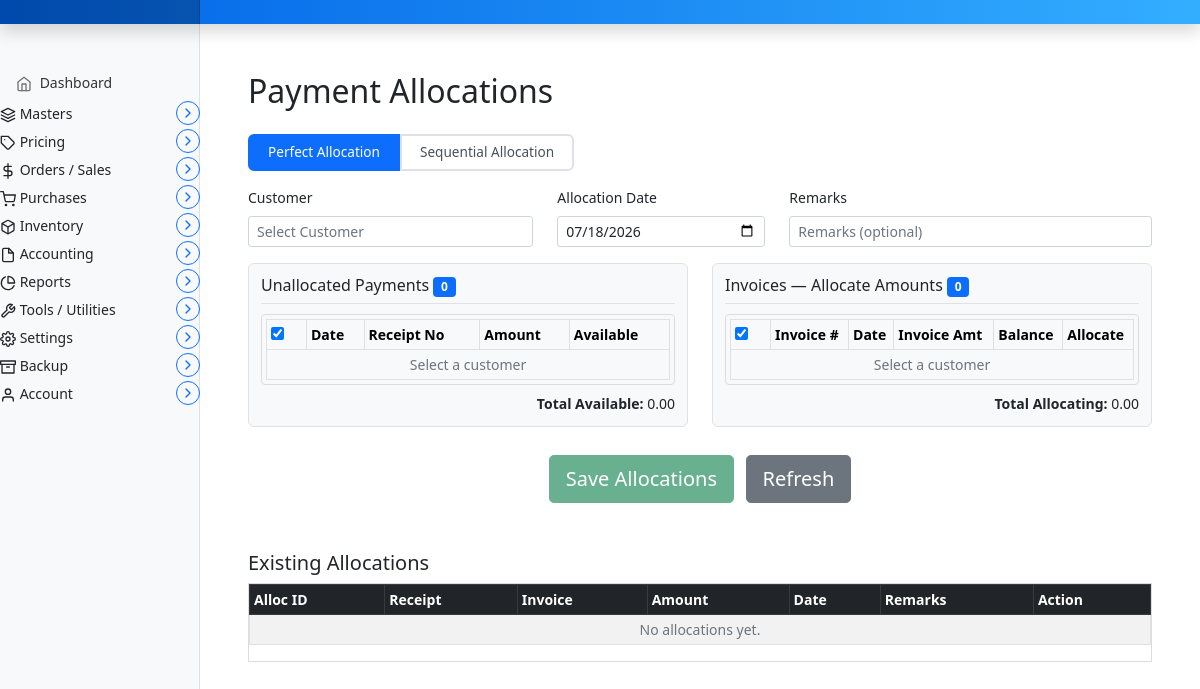
/invoice/payment-allocations, run on an earlier commit of the app's database.
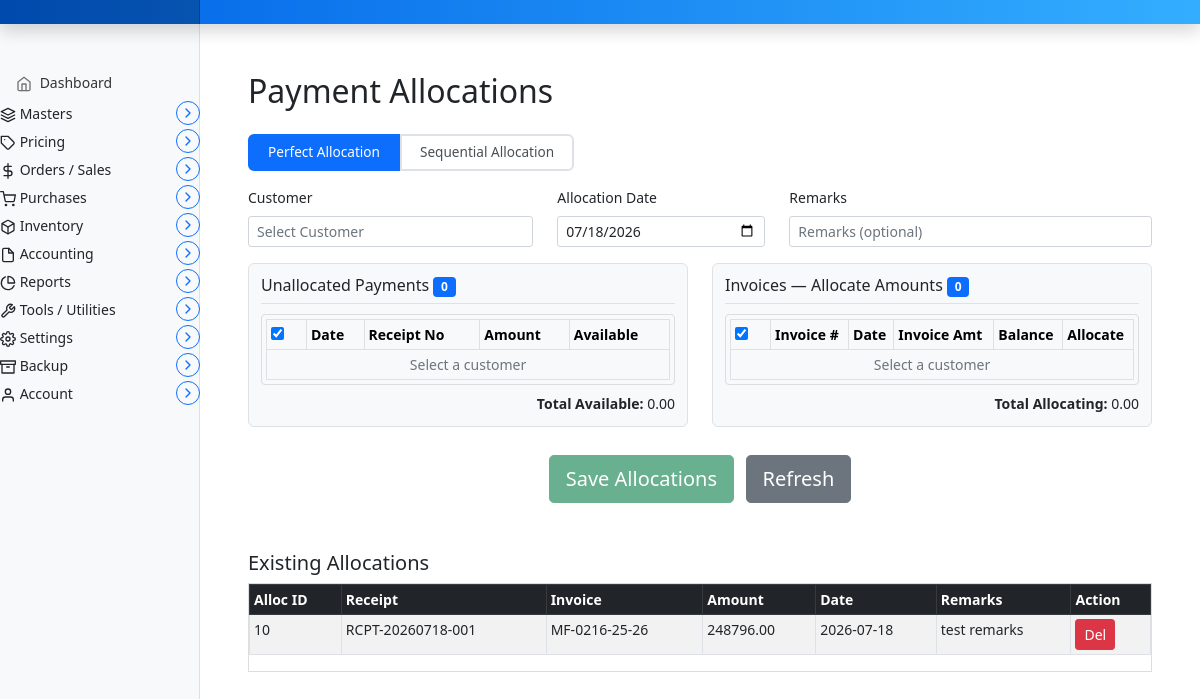
And on a later commit of the database.
### marania_invoice_app/models.py (models this page shows, shortened)
class PaymentAllocation(models.Model):
    allocation_id = models.AutoField(primary_key=True)
    payment = models.ForeignKey(
        PaymentReceipt, on_delete=models.CASCADE,
        related_name='allocations', db_constraint=False)
    invoice = models.ForeignKey(
        Invoice, on_delete=models.DO_NOTHING,
        related_name='payment_allocations', db_constraint=False,
        to_field='invoice_number')
    allocated_amount = models.DecimalField(max_digits=18, decimal_places=2)
    allocation_date = models.DateField()
    remarks = models.TextField(blank=True, null=True)
    updated_at = models.DateTimeField(auto_now=True)
    class Meta:
        ordering = ['-allocation_date']

class PaymentReceipt(models.Model):
    PAYMENT_MODE_CHOICES = [
        ('Cash', 'Cash'), ('Bank', 'Bank'),
        ('Cheque', 'Cheque'), ('UPI', 'UPI'),
    ]
    ALLOCATION_STATUS_CHOICES = [
        ('Unallocated', 'Unallocated'),
        ('Partially Allocated', 'Partially Allocated'),
        ('Fully Allocated', 'Fully Allocated'),
    ]
    payment_id = models.AutoField(primary_key=True)
    receipt_no = models.CharField(max_length=50, unique=True)
    customer = models.ForeignKey(
        Parties, to_field='code', on_delete=models.DO_NOTHING,
        related_name='payment_receipts', db_constraint=False)
    payment_date = models.DateField()
    total_received = models.DecimalField(max_digits=18, decimal_places=2)
    payment_mode = models.CharField(max_length=20, choices=PAYMENT_MODE_CHOICES)
    reference_no = models.CharField(max_length=100, blank=True, null=True)
    allocation_status = models.CharField(
        max_length=20, choices=ALLOCATION_STATUS_CHOICES, default='Unallocated')
    remarks = models.TextField(blank=True, null=True)
    updated_at = models.DateTimeField(auto_now=True)
    class Meta:
        ordering = ['-payment_date']

class Invoice(models.Model):
    invoice_date = models.DateField(null=True, blank=True, default=date.today)
    invoice_number = models.CharField(max_length=50, unique=True, null=True)
    customer_code = models.CharField(max_length=50, unique=False, null=True)
    customer_name = models.CharField(max_length=100, null=True)
    customer_gst = models.CharField(max_length=20, null=True, blank=True)
    customer_address = models.TextField(null=True, blank=True)
    customer_contact = models.CharField(max_length=30, null=True, blank=True)
    customer_email = models.EmailField(null=True, blank=True)
    ship_to_customer_code = models.CharField(max_length=50, unique=False, null=True)
    ship_to_customer_name = models.CharField(max_length=100, null=True)
    ship_to_customer_gst = models.CharField(max_length=20, null=True, blank=True)
    ship_to_customer_address = models.TextField(null=True, blank=True)
    ship_to_customer_contact = models.CharField(max_length=30, null=True, blank=True)
    ship_to_customer_email = models.EmailField(null=True, blank=True)
    dispatched_through = models.CharField(max_length=100, null=True, blank=True)
    destination = models.CharField(max_length=200, null=True, blank=True)
    vehicle_name_number = models.CharField(max_length=100, null=True, blank=True)
    transporter_gst = models.CharField(max_length=100, null=True, blank=True)
    quantity_total  = models.DecimalField(max_digits=10, decimal_places=2, blank=True, null=True, default=Decimal('0.00'))
    subtotal = models.DecimalField(max_digits=14, decimal_places=2, default=Decimal('0.00'))
    cgst_amount = models.DecimalField(max_digits=14, decimal_places=2, default=Decimal('0.00'))
    sgst_amount = models.DecimalField(max_digits=14, decimal_places=2, default=Decimal('0.00'))
    igst_amount = models.DecimalField(max_digits=14, decimal_places=2, default=Decimal('0.00'))
    round_off = models.DecimalField(max_digits=10, decimal_places=2, default=Decimal('0.00'))
    gross_total = models.DecimalField(max_digits=14, decimal_places=2, default=Decimal('0.00'))
    remark = models.CharField(max_length=1024, null=True, blank=True,default="")

### marania_invoice_app/views.py (the view, shortened to what this page needs)
# urls.py: path('payment-allocations', views.payment_allocation_entry, name='payment_allocation_entry'),
def payment_allocation_entry(request):
    parties = Parties.objects.all()
    payments_qs = PaymentReceipt.objects.all()
    payment_data = []
    for p in payments_qs:
        total_alloc = PaymentAllocation.objects.filter(
            payment=p
        ).aggregate(total=Sum('allocated_amount'))['total'] or 0
        available = p.total_received - total_alloc
        if available > 0:
            payment_data.append({
                'payment_id': p.payment_id,
                'receipt_no': p.receipt_no or '',
                'payment_date': str(p.payment_date) if p.payment_date else '',
                'customer': str(p.customer) if p.customer else '',
                'customer_code': p.customer.code if p.customer else '',
                'total_received': str(p.total_received),
                'available': str(available),
            })
    invoices_qs = Invoice.objects.all()
    invoice_data = []
    for inv in invoices_qs:
        total_alloc = PaymentAllocation.objects.filter(
            invoice=inv
        ).aggregate(total=Sum('allocated_amount'))['total'] or 0
        balance = inv.gross_total - total_alloc
        if balance > 0:
            invoice_data.append({
                'invoice_number': inv.invoice_number or '',
                'invoice_date': str(inv.invoice_date) if inv.invoice_date else '',
                'customer_code': inv.customer_code or '',
                'gross_total': str(inv.gross_total),
                'balance': str(balance),
            })
    existing_allocations = PaymentAllocation.objects.select_related('payment', 'invoice').all()
    return render(request, 'marania_invoice_app/payment_allocation_entry.html', {
        'parties': parties,
        'payment_data_json': json.dumps(payment_data),
        'invoice_data_json': json.dumps(invoice_data),
        'existing_allocations': existing_allocations,
    })

### marania_invoice_app/models.py (called while the page is built)
    def __str__(self):
        return f"{self.code}-{self.name}"

### templates/marania_invoice_app/payment_allocation_entry.html (shortened to what the changed rows need)
{% extends 'partials/base.html' %}
{% load static %}
{% block main %}
<main class="col-md-9 ms-sm-auto col-lg-10 px-md-4">
  <div class="container my-5">
    <h2 class="mb-4">Payment Allocations</h2>
    <form method="POST" action="{% url 'payment_allocation_entry' %}" id="allocForm">
      <div class="row">
        <div class="col-md-6">
            <div class="panel-card">
            <div class="allocation-wrapper" id="payment-panel">
              <table class="table table-sm table-bordered table-hover mb-0" id="payment-table">
                <thead class="table-light">
                  <tr>
                    <th style="width:40px"><input type="checkbox" id="select-all-payments" checked onchange="toggleAllPayments()"></th>
                    <th>Date</th>
                    <th>Receipt No</th>
                    <th>Amount</th>
                    <th>Available</th>
                  </tr>
                </thead>
              </table>
            </div>
          </div>
        </div>
        <div class="col-md-6">
          <div class="panel-card">
            <div class="allocation-wrapper" id="invoice-panel">
              <table class="table table-sm table-bordered mb-0" id="invoice-table">
                <thead class="table-light">
                  <tr>
                    <th style="width:40px"><input type="checkbox" id="select-all-invoices" checked onchange="toggleAllInvoices()"></th>
                    <th>Invoice #</th>
                    <th>Date</th>
                    <th>Invoice Amt</th>
                    <th>Balance</th>
                    <th>Allocate</th>
                  </tr>
                </thead>
              </table>
            </div>
          </div>
        </div>
      </div>
    </form>
    <div class="mt-5">
      <div class="table-responsive" style="max-height:400px;overflow:auto;border:1px solid #ddd;">
        <table class="table table-sm table-bordered table-striped">
          <thead class="table-dark">
            <tr>
              <th>Alloc ID</th>
              <th>Receipt</th>
              <th>Invoice</th>
              <th>Amount</th>
              <th>Date</th>
              <th>Remarks</th>
              <th>Action</th>
            </tr>
          </thead>
          <tbody>
            {% for a in existing_allocations %}
            <tr>
              <td>{{ a.allocation_id }}</td>
              <td>{{ a.payment.receipt_no }}</td>
              <td>{{ a.invoice.invoice_number }}</td>
              <td>{{ a.allocated_amount }}</td>
              <td>{{ a.allocation_date|date:"Y-m-d" }}</td>
              <td>{{ a.remarks|default:"" }}</td>
              <td>
                <form method="POST" action="{% url 'payment_allocation_entry' %}" style="display:inline;" onsubmit="return confirm('Delete this allocation?')">
                  <button type="submit" class="btn btn-sm btn-danger"> Del</button>
                </form>
              </td>
            </tr>
            {% empty %}
            <tr><td colspan="7" class="text-muted text-center">No allocations yet.</td></tr>
            {% endfor %}
          </tbody>
        </table>
      </div>
    </div>
  </div>
</main>
{% endblock %}

What changed in the data, as far as the page shows it:
added PaymentAllocation: allocation_id "10", payment.receipt_no "RCPT-20260718-001", invoice.invoice_number "MF-0216-25-26", allocated_amount "248796.00", allocation_date "2026-07-18", remarks "test remarks"
Also different on the page:
text no longer shown: "No allocations yet."
